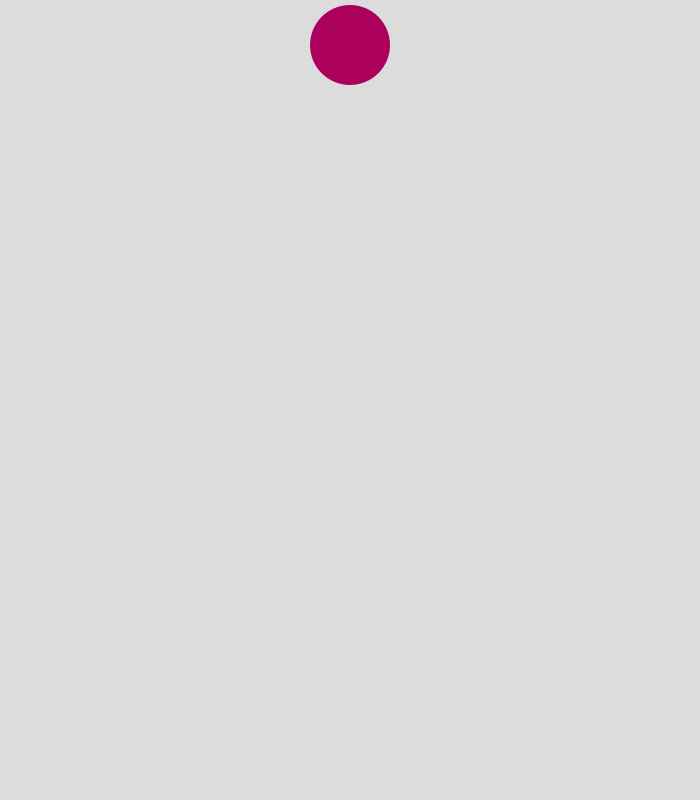
Frame 1 (no input)
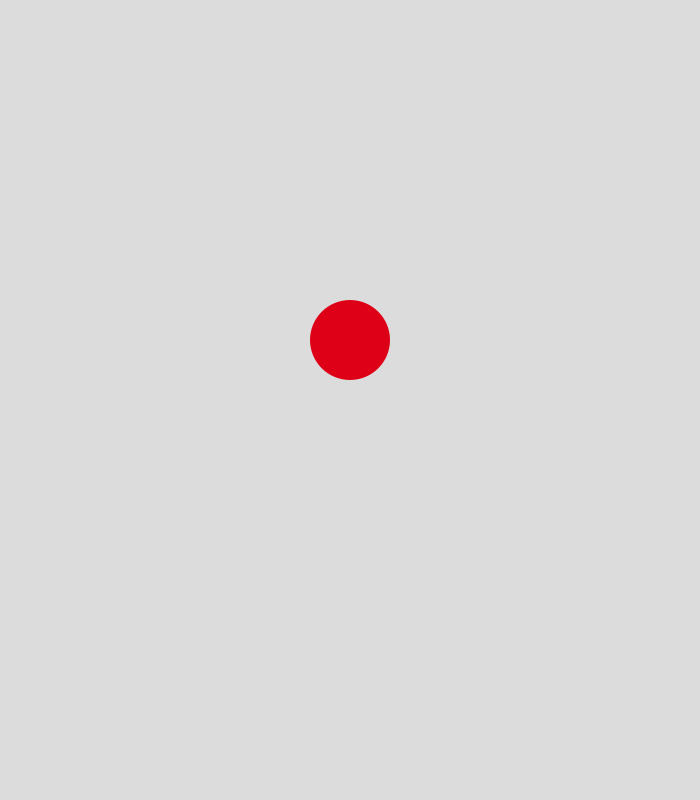
Frame 60 (the mouse pressed at the canvas centre just before this capture)
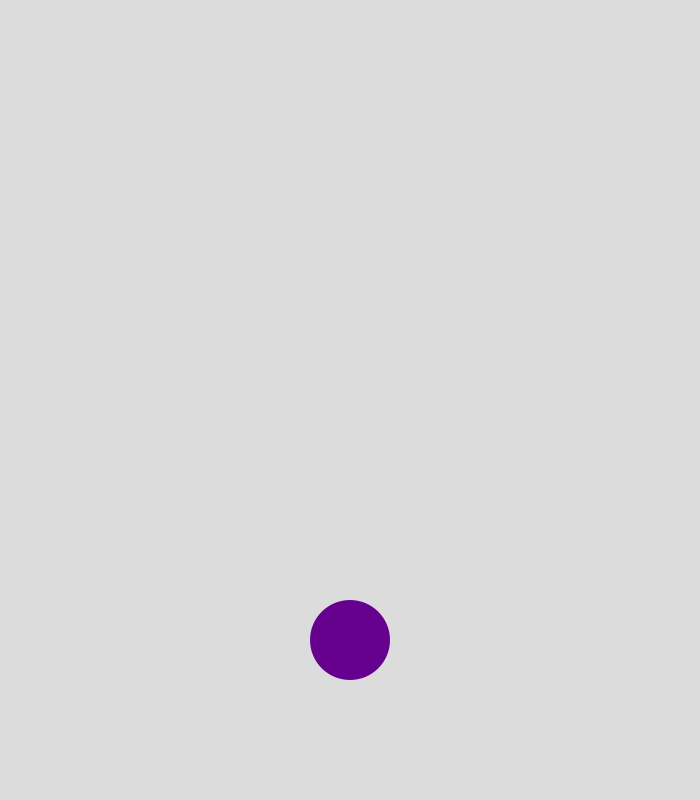
Frame 120 (the mouse held since frame 60 and released just before this capture)

The Processing sketch that drew these frames (run headless with seeded random() and noise(); from frame 60 on, the mouse is pressed at the canvas centre):

// Processing sketch: question_1
// ── question_1.pde
/*
Your program for this question will be a simple animation of a circle that changes colour. These are the requirements:

    A circle will be drawn, starting at the top middle of the window.

    Over time, the circle will move toward the bottom of the screen without leaving a trail.

    Appropriate variables will be used to keep track of the colour and location of the circle.

    The colour of the circle will change slowly over time (you’ll want to adjust it only a small amount every frame).

    When the circle reaches the bottom of the screen, it should bounce back up, but every time it bounces it should
     go half as far up as the last time.

    In other words, the first time it bounces, it would go to the top of the screen again; the second time, it would
     go halfway up; the third time, a quarter of the way up, and so on.

Hint: Consider keeping track of the max height the circle should reach after every bounce at the bottom, and if the circle is moving upwards, check whether that max height has been reached yet.
*/

/////////////////////
// Global Variables
/////////////////////

final int ballSize = 80;
int ballRed;
int ballGreen;
int ballBlue;
int redMod = 2;
int greenMod = 2;
int blueMod = -2;

int ballY;
int ballSpeed;
int ballBounce;
int bounceHeight;

/////////////////////
// Setup
/////////////////////

void setup() {
    size(700, 800);
    
    ballY = ballSize/2;
    ballRed = 170;
    ballGreen = 0;
    ballBlue = 95;

    bounceHeight = ballSize/2;
    ballBounce = 0;
    ballSpeed = 5;
}

/////////////////////
// Logic
/////////////////////

void colorRotation() {
    // red
    if (ballRed >= 255 ||
        ballRed <= 0) {
        redMod = redMod * -1;
        ballRed = ballRed + redMod;
    } else {
        ballRed = ballRed + redMod;
    }
    // green
    if (ballGreen >= 200 ||
        ballGreen <= 0) {
        greenMod = greenMod * -1;
        ballGreen = ballGreen + greenMod;
    } else {
        ballGreen = ballGreen + greenMod;
    }
    //blue
    if (ballBlue >= 255 ||
        ballBlue <= 0) {
        blueMod = blueMod * -1;
        ballBlue = ballBlue + blueMod;
    } else {
        ballBlue = ballBlue + blueMod;
    }
}

void ballHeight() {

    // protect from "divide by 0" on first drop

    if (ballBounce != 0) {
        bounceHeight = height - (height / ballBounce);
    }

    // when ball gets to the bottom switch directions and change vars for lower bounce

    if (ballY >= height - ballSize/2) {
        ballSpeed = ballSpeed * -1;
        if (ballBounce == 0) {
            ballBounce = 1;
        } else {
            ballBounce = ballBounce * 2;
        }
    } else if (ballY < bounceHeight) {
        ballSpeed = ballSpeed * -1;
    }

    ballY = ballY + ballSpeed;
}

/////////////////////
// Drawing
/////////////////////

void draw() {
    frameRate(120);
    background(220);
    colorRotation();
    ballHeight();
    drawBall();

    // stop the drawing once the ball reaches the bottom. Otherwise ballBounce hits limit and resets to 0
    if (bounceHeight == height) {
        noLoop();
    }
}

void drawBall() {
    fill(ballRed, ballGreen, ballBlue);
    noStroke();
    ellipseMode(CENTER);

    circle(width/2, ballY, ballSize);
}
